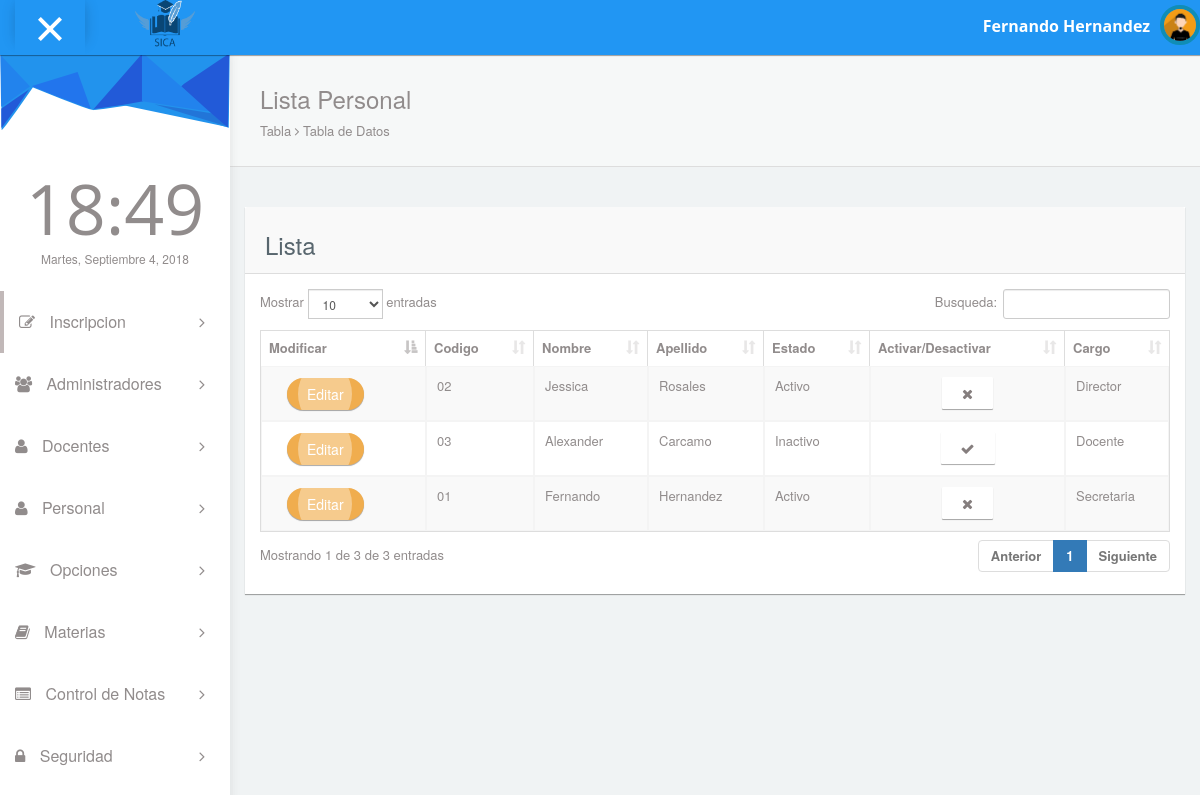
Page /pages/listapersonal.php on the committed database.
### tables this page shows
CREATE TABLE `tpersonal` (
  `eid_personal` int(11) NOT NULL AUTO_INCREMENT,
  `ccodigo` varchar(8) NOT NULL,
  `cnombre` varchar(50) NOT NULL,
  `capellido` varchar(50) NOT NULL,
  `ctelefono` varchar(10) NOT NULL,
  `ccorreo` varchar(200) NOT NULL,
  `cdireccion` varchar(200) NOT NULL,
  `ffechanacimiento` date NOT NULL,
  `iestado` int(11) NOT NULL,
  `isexo` int(11) NOT NULL,
  `efk_idcargo` int(11) NOT NULL,
  PRIMARY KEY (`eid_personal`),
  KEY `fkcargo` (`efk_idcargo`),
  CONSTRAINT `fkcargo` FOREIGN KEY (`efk_idcargo`) REFERENCES `tcargos` (`eid_cargo`)
);

CREATE TABLE `tcargos` (
  `eid_cargo` int(11) NOT NULL AUTO_INCREMENT,
  `ccargo` varchar(50) NOT NULL,
  PRIMARY KEY (`eid_cargo`)
);

### pages/listapersonal.php (the view, shortened to what this page needs)
<!DOCTYPE html>
<html lang="en">
<head>
  <link rel="stylesheet" type="text/css" href="../asset/css/bootstrap.min.css">
  <link rel="stylesheet" type="text/css" href="../asset/css/plugins/font-awesome.min.css"/>
  <link rel="stylesheet" type="text/css" href="../asset/css/plugins/datatables.bootstrap.min.css"/>
  <link rel="stylesheet" type="text/css" href="../asset/css/plugins/animate.min.css"/>
  <link href="../asset/css/style.css" rel="stylesheet">
</head>
<body id="mimin" class="dashboard">
      <?php include "header.php"?>
      <div class="container-fluid mimin-wrapper">
<?php include "menu.php";?>
            <div id="content">
               <div class="panel box-shadow-none content-header">
                  <div class="panel-body">
                    <div class="col-md-12">
                        <h3 class="animated fadeInLeft">Lista Personal</h3>
                        <p class="animated fadeInDown">
                          Tabla <span class="fa-angle-right fa"></span> Tabla de Datos
                        </p>
                    </div>
                  </div>
              </div>
              <form id="turismo" name="turismo" action="" method="post">
              <div class="col-md-12 top-20 padding-0">
                <div class="col-md-12">
                  <div class="panel">
                    <div class="panel-heading"><h3>Lista</h3></div>
                    <div class="panel-body">
                      <div class="responsive-table">
                      <table id="datatables-example" class="table table-striped table-bordered" width="100%" cellspacing="0">
                      <thead>
                        <tr>
                          <th>Modificar</th>
                          <th>Codigo</th>
                          <th>Nombre</th>
                          <th>Apellido</th>
                          <th>Estado</th>
                          <th>Activar/Desactivar</th>
                          <th>Cargo</th>
                        </tr>
                      </thead>
                      <tbody>
                      <?php
include "../config/conexion.php";
$result = $conexion->query("select eid_personal,tpersonal.ccodigo as codigo,tpersonal.cnombre as nombre,tpersonal.capellido as apellido,tpersonal.iestado as estado,tcargos.ccargo as cargo from tpersonal,tcargos where tpersonal.efk_idcargo=tcargos.eid_cargo order by cargo");
if ($result) {
    while ($fila = $result->fetch_object()) {
        echo "<tr>";
        echo "<td>
          <div class='col-md-2' style='margin-top:1px'>
            <button class='btn ripple-infinite btn-round btn-warning' onclick='modify(" . $fila->eid_personal. ")';>
            <div>
              <span>Editar</span>
            </div>
            </button>
            </div>
        </td>";
        echo "<td>" . $fila->codigo . "</td>";
        echo "<td>" . $fila->nombre . "</td>";
        echo "<td>" . $fila->apellido . "</td>";
        if ($fila->estado==1) {
          echo "<td>Activo</td>";
          echo "<td style='text-align:center;'><button align='center' type='button' class='btn btn-default' onclick=confirmar(" . $fila->eid_personal . ",1);><i class='fa fa-remove'></i>
             </button></td>";
       }else
       {
          echo "<td>Inactivo</td>";
          echo "<td style='text-align:center;'><button align='center' type='button' class='btn btn-default' onclick=confirmar(" . $fila->eid_personal . ",2);><i class='fa fa-check'></i>
             </button></td>";
       }
        echo "<td>" . $fila->cargo . "</td>";
        echo "</tr>";
    }
}
?>
                      </tbody>
                        </table>
                      </div>
                  </div>
                </div>
              </div>
              </div>
              </form>
            </div>
      </div>
</body>
</html>

### pages/header.php (shortened to what this page needs)
<nav class="navbar navbar-default header navbar-fixed-top">
  <div class="col-md-12 nav-wrapper">
    <div class="navbar-header" style="width:100%;">
      <div class="opener-left-menu is-open">
        <span class="bottom"></span>
      </div>
      <b><img src="../asset/img/logo.png" style="width:60px;height=60px"></b>
        <a href="index.html" class="navbar-brand">
        </a>
      <ul class="nav navbar-nav navbar-right user-nav">
        <li class="user-name"><span>Fernando Hernandez </span></li>
          <li class="dropdown avatar-dropdown">
           <img src="../asset/img/avatar.jpg" class="img-circle avatar" alt="user name" data-toggle="dropdown" aria-haspopup="true" aria-expanded="true"/>
        </li>
      </ul>
    </div>
  </div>
</nav>

### pages/menu.php (shortened to what this page needs)
<div id="left-menu">
  <div class="sub-left-menu scroll">
    <ul class="nav nav-list">
        <li><div class="left-bg"></div></li>
        <li class="time">
          <h1 class="animated fadeInLeft">21:00</h1>
          <p class="animated fadeInRight">Sat,October 1st 2029</p>
        </li>
    <li class="active ripple">
      <a class="tree-toggle nav-header"><span class="fa fa-edit"></span> Inscripcion
        <span class="fa-angle-right fa right-arrow text-right"></span>
      </a>
    </li>
    <li class="ripple">
      <a class="tree-toggle nav-header">
        <span class="fa fa-users"></span> Administradores
        <span class="fa-angle-right fa right-arrow text-right"></span>
      </a>
    </li>
    <li class="ripple">
      <a class="tree-toggle nav-header">
        <span class="fa-user fa"></span> Docentes
        <span class="fa-angle-right fa right-arrow text-right"></span>
      </a>
    </li>
    <li class="ripple">
      <a class="tree-toggle nav-header">
        <span class="fa-user fa"></span> Personal
        <span class="fa-angle-right fa right-arrow text-right"></span>
      </a>
    </li>
    <li class="ripple">
      <a class="tree-toggle nav-header">
        <span class="fa fa-graduation-cap"></span> Opciones
        <span class="fa-angle-right fa right-arrow text-right"></span>
      </a>
    </li>
    <li class="ripple">
      <a class="tree-toggle nav-header">
        <span class="fa fa-book"></span> Materias
        <span class="fa-angle-right fa right-arrow text-right"></span>
      </a>
    </li>
         <li class="ripple">
          <a class="tree-toggle nav-header">
            <span class="fa fa-list-alt"></span> Control de Notas
            <span class="fa-angle-right fa right-arrow text-right"></span>
          </a>
        </li>
        <li class="ripple">
          <a class="tree-toggle nav-header">
            <span class="fa fa-lock "></span> Seguridad
            <span class="fa-angle-right fa right-arrow text-right"></span>
          </a>
        </li>
      </ul>
    </div>
</div>

### rows in the picture
tpersonal: ccodigo "02", cnombre "Jessica", capellido "Rosales", efk_idcargo.ccargo "Director"
tpersonal: ccodigo "03", cnombre "Alexander", capellido "Carcamo", efk_idcargo.ccargo "Docente"
tpersonal: ccodigo "01", cnombre "Fernando", capellido "Hernandez", efk_idcargo.ccargo "Secretaria"
